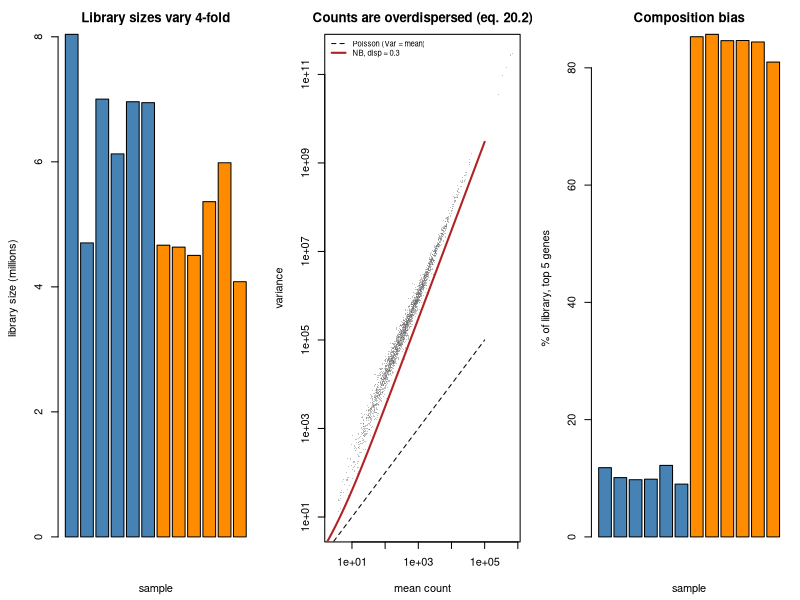

R code for this plot:
#' ---
#' title: "Exercise 2 - A differential expression analysis, end to end"
#' output: html_document
#' ---
#'
#' **Curriculum link:** `stats.md` -> Topics 8, 13, 20, 29
#' **Core modules used:** 08, 13, 20, 30, 39
#'
#' ## The brief
#'
#' You are handed a raw count matrix: 12 samples (6 control, 6 treated).
#' Nobody tells you how it was made. Build the analysis yourself and, at every
#' step, **check the step rather than trusting it**.
#'
#' | Q | Step | The thing that goes wrong |
#' |---|---|---|
#' | 1 | Normalisation | composition bias - a few huge genes distort every library |
#' | 2 | Dispersion | per-gene estimates are hopeless at n = 6 |
#' | 3 | Testing + FDR | the test is fine; calibration and filtering are not |
#' | 4 | Enrichment | inter-gene correlation inflates set-level p-values |
#' | 5 | Negative control | does the whole pipeline return nothing on a null? |
#'
#' Question 5 matters most and is the one almost nobody runs.

#+ setup, message = FALSE
suppressPackageStartupMessages(library(MASS))
MODULE_NAME <- "E2_rnaseq_end_to_end"
OUT <- file.path(Sys.getenv("STATS_OUT", unset = "results"), MODULE_NAME)
dir.create(OUT, recursive = TRUE, showWarnings = FALSE)
header <- function(txt) cat("\n", strrep("=", 72), "\n", txt, "\n",
                            strrep("=", 72), "\n", sep = "")

#' ## The data

#+ data
make_counts <- function(seed = 7, n_per_group = 6, n_genes = 2500, n_de = 200,
                        composition_bias = TRUE) {
  set.seed(seed)
  n <- 2*n_per_group
  group <- rep(0:1, each = n_per_group)
  ## True expression level per gene, log-normal as real data are.
  base <- exp(rnorm(n_genes, 4.0, 1.6))
  ## Mean-dispersion trend: low-count genes are much noisier (eq. 20.3).
  disp <- 0.10 + 18.0/(base + 12.0)
  lfc <- numeric(n_genes)
  de_idx <- sample(n_genes, n_de)
  lfc[de_idx] <- rnorm(n_de, 0, 1.1)
  ## Correlated modules: each responds to the processing BATCH plus a smaller
  ## unmeasured latent factor. Both move all of a module's genes together,
  ## which is what makes genes in a pathway non-independent.
  ##
  ## Batch is balanced within each group, so it is NOT confounded with
  ## treatment - but leaving it out of the design still inflates error rates.
  batch <- rep(rep(0:1, length.out = n_per_group), 2)
  n_mod <- 10; mod_size <- 50
  modules <- list()
  mod_factor <- matrix(0, n_genes, n)
  for (k in seq_len(n_mod)) {
    members <- ((k - 1)*mod_size + 1):(k*mod_size)
    modules[[sprintf("module_%02d", k)]] <- members
    mod_factor[members, ] <- rep(rnorm(1, 0, 0.55)*batch + rnorm(n, 0, 0.18),
                                 each = length(members))
  }
  ## Modules 1 and 2 are genuinely up-regulated; the rest are not.
  for (k in 1:2) {
    lfc[modules[[k]]] <- rnorm(mod_size, 0.9, 0.25)
    de_idx <- union(de_idx, modules[[k]])
  }
  lib <- runif(n, 0.5, 2.0)                    # library size varies 4-fold
  mu <- outer(base, rep(1, n)) * 2^outer(lfc, group) * exp(mod_factor) *
        rep(lib, each = n_genes)
  if (composition_bias) {
    ## 5 genes explode in the treated group: real biology, but it steals
    ## sequencing depth from every other treated gene.
    hogs <- order(base, decreasing = TRUE)[1:5]
    mu[hogs, group == 1] <- mu[hogs, group == 1]*60
  }
  ## Sequencing measures PROPORTIONS: renormalise each column to a fixed total.
  mu <- sweep(mu, 2, colSums(mu), "/") * rep(4e6*lib, each = n_genes)
  counts <- matrix(rnbinom(n_genes*n, size = 1/disp, mu = mu), n_genes)
  list(counts = counts, group = group, batch = batch, lfc_true = lfc,
       is_de = seq_len(n_genes) %in% de_idx, modules = modules,
       disp_true = disp, base = base)
}
header("The count matrix as received")
D <- make_counts()
counts <- D$counts; group <- D$group; batch <- D$batch
cat(sprintf("  %d genes x %d samples (%d control, %d treated)\n",
            nrow(counts), ncol(counts), sum(group == 0), sum(group == 1)))
cat(sprintf("  library sizes (millions): %s\n",
            paste(round(colSums(counts)/1e6, 2), collapse = " ")))
cat(sprintf("  ratio largest/smallest library = %.2f\n",
            max(colSums(counts))/min(colSums(counts))))
cat(sprintf("  median count %.0f, max count %s\n", median(counts),
            format(max(counts), big.mark = ",")))
cat(sprintf("  group : %s\n  batch : %s   <- recorded, balanced within group\n",
            paste(group, collapse = " "), paste(batch, collapse = " ")))

#' ### Q1: Normalisation
#'
#' Compare total-count (CPM), upper-quartile and median-of-ratios size factors
#' (eq. 20.1). Which recovers the truth, and how would you *detect* the
#' problem without knowing the truth?

#+ q1
## ---- YOUR CODE HERE ----------------------------------------------------

## ---- SOLUTION (uncomment to check) -------------------------------------
# sf_total <- function(c) { s <- colSums(c); s/exp(mean(log(s))) }
# sf_uq <- function(c) {
#   q <- apply(c, 2, function(x) quantile(x[x > 0], 0.75))
#   q/exp(mean(log(q)))
# }
# sf_median_ratio <- function(c) {
#   ## DESeq2 median-of-ratios (eq. 20.1). The geometric mean across samples is
#   ## a per-gene REFERENCE; a sample's size factor is the median of its ratios
#   ## to that reference. Because it is a MEDIAN, a handful of exploding genes
#   ## cannot move it.
#   keep <- apply(c > 0, 1, all)          # the geometric mean needs no zeros
#   lc <- log(c[keep,, drop = FALSE])
#   exp(apply(lc - rowMeans(lc), 2, median))
# }
# sfs <- list("total count (CPM)" = sf_total(counts),
#             "upper quartile" = sf_uq(counts),
#             "median of ratios" = sf_median_ratio(counts))
# cat(sprintf("  %-22s%11s%11s%11s\n", "method", "ctrl mean", "trt mean", "trt/ctrl"))
# for (nm in names(sfs)) {
#   s <- sfs[[nm]]
#   cat(sprintf("  %-22s%11.3f%11.3f%11.3f\n", nm, mean(s[group == 0]),
#               mean(s[group == 1]), mean(s[group == 1])/mean(s[group == 0])))
# }
# nde <- !D$is_de
# cat(sprintf("\n  %-22s%32s\n", "method", "median logFC of NON-DE genes"))
# for (nm in names(sfs)) {
#   norm <- sweep(counts, 2, sfs[[nm]], "/")
#   a <- log2(rowMeans(norm[nde, group == 1]) + 1)
#   b <- log2(rowMeans(norm[nde, group == 0]) + 1)
#   cat(sprintf("  %-22s%32.3f\n", nm, median(a - b)))
# }
# ## DIAGNOSIS WITHOUT THE TRUTH: check what share of each library the top
# ## genes consume.
# frac <- apply(counts, 2, function(x) sum(sort(x, decreasing = TRUE)[1:5])/sum(x))
# cat(sprintf("\n  share of library taken by the top 5 genes:\n"))
# cat(sprintf("    control : %.1f%%\n    treated : %.1f%%   <- composition bias\n",
#             100*mean(frac[group == 0]), 100*mean(frac[group == 1])))
#
# ## Total-count normalisation divides by a number the 5 exploding genes
# ## dominate, so every OTHER treated gene is scaled down and looks
# ## DOWN-regulated: the median non-DE logFC moves away from 0. Median-of-ratios
# ## and upper-quartile are robust to a few enormous genes and keep it near 0.
# ## This is why DESeq2/edgeR never use CPM for testing, and why "normalise to
# ## total reads" is wrong whenever composition changes - the same closure
# ## problem as microbiome data (Topic 26).

#' ### Q2: Dispersion
#'
#' Estimate the NB dispersion per gene by method of moments, then shrink it
#' towards a fitted mean-dispersion trend (eq. 20.4). Show numerically why the
#' raw per-gene estimate must not be used at n = 6.

#+ q2
## ---- YOUR CODE HERE ----------------------------------------------------

## ---- SOLUTION (uncomment to check) -------------------------------------
# sf <- sf_median_ratio(counts)
# norm <- sweep(counts, 2, sf, "/")
# keep <- rowMeans(norm) >= 1        # keep almost everything; Q3 studies filtering
# nrm <- norm[keep,, drop = FALSE]; dtrue <- D$disp_true[keep]
# mu_hat <- rowMeans(nrm)
# var_hat <- apply(nrm, 1, var)
# ## NB: Var = mu + disp*mu^2  ->  disp = (Var - mu)/mu^2   (eq. 20.2)
# disp_mom <- pmax((var_hat - mu_hat)/mu_hat^2, 1e-4)
# ## Trend: dispersion as a smooth function of the mean (eq. 20.3), in log space.
# o <- order(mu_hat)
# sm <- stats::filter(log(disp_mom[o]), rep(1/151, 151), sides = 2)
# sm[is.na(sm)] <- log(disp_mom[o])[is.na(sm)]
# disp_trend <- numeric(length(disp_mom)); disp_trend[o] <- exp(sm)
# ## Empirical-Bayes shrinkage towards the trend (eq. 20.4). The weight depends
# ## on the residual degrees of freedom, n - 2 = 10 here. trigamma(df/2) is the
# ## sampling variance of a log-variance estimate - NOT 2/df.
# dfres <- ncol(counts) - 2
# logres <- log(disp_mom) - log(disp_trend)
# prior_var <- max(var(logres) - trigamma(dfres/2), 0.01)
# wt <- prior_var/(prior_var + trigamma(dfres/2))
# disp_shrunk <- exp(log(disp_trend) + wt*logres)
# cat(sprintf("  %d genes kept (mean normalised count >= 1)\n", sum(keep)))
# cat(sprintf("  residual df = %d, shrinkage weight towards the trend = %.2f\n",
#             dfres, 1 - wt))
# cat(sprintf("\n  %-26s%18s%18s\n", "estimator", "corr with truth", "median |error|"))
# for (nm in list(c("per-gene MoM", "disp_mom"), c("trend only", "disp_trend"),
#                 c("shrunk (empirical Bayes)", "disp_shrunk"))) {
#   est <- get(nm[2])
#   cat(sprintf("  %-26s%18.3f%18.3f\n", nm[1], cor(log(est), log(dtrue)),
#               median(abs(log(est) - log(dtrue)))))
# }
#
# ## With 10 residual degrees of freedom a variance estimate has a relative
# ## standard error of about sqrt(2/10) = 45%, so the per-gene dispersion is
# ## extremely noisy - and worst exactly where it hurts, in the low-count genes.
# ## Shrinking each gene towards a trend fitted across thousands of genes
# ## borrows strength (Topic 33) and is the single reason DESeq2/edgeR work at
# ## n = 3-6.

#' ### Q3: Testing, calibration and FDR
#'
#' Fit a negative-binomial GLM per gene with a size-factor offset. Check
#' whether the TEST is calibrated before trusting the FDR, then show what
#' independent filtering buys.

#+ q3
## ---- YOUR CODE HERE ----------------------------------------------------

## ---- SOLUTION (uncomment to check) -------------------------------------
# kept_idx <- which(keep)
# truth_kept <- D$is_de[kept_idx]
# in_mod <- kept_idx %in% unlist(D$modules)
# off <- log(sf)
# fit_all <- function(use_batch, test = c("lrt", "wald")) {
#   test <- match.arg(test)
#   p <- rep(1, length(kept_idx)); lfc <- numeric(length(kept_idx))
#   for (i in seq_along(kept_idx)) {
#     yv <- counts[kept_idx[i], ]
#     fam <- MASS::negative.binomial(theta = 1/disp_shrunk[i])
#     d1 <- if (use_batch) data.frame(yv, group, batch) else data.frame(yv, group)
#     f1 <- try(glm(yv ~ ., fam, data = d1, offset = off), silent = TRUE)
#     if (inherits(f1, "try-error")) next
#     lfc[i] <- coef(f1)["group"]/log(2)
#     if (test == "wald") {
#       ## dispersion = 1 is ESSENTIAL: negative.binomial() is not on
#       ## summary.glm's "known dispersion" list, so by default summary()
#       ## estimates an EXTRA scale parameter and switches to a t reference.
#       p[i] <- coef(summary(f1, dispersion = 1))["group", 4]
#     } else {
#       d0 <- if (use_batch) data.frame(yv, batch) else data.frame(yv)
#       f0 <- try(glm(yv ~ ., fam, data = d0, offset = off), silent = TRUE)
#       if (inherits(f0, "try-error")) next
#       p[i] <- pchisq(f0$deviance - f1$deviance, 1, lower.tail = FALSE)
#     }
#   }
#   list(p = p, lfc = lfc)
# }
# ## --- (a) Is the TEST calibrated? Measure the null p-value rate directly. ---
# cat("  Rate of p < 0.05 among genes with NO true effect (should be 0.05):\n\n")
# cat(sprintf("  %-20s%-8s%12s%12s%12s\n", "design", "test", "all nulls",
#             "in module", "elsewhere"))
# cal <- list()
# for (dn in c("~ group", "~ group + batch")) {
#   for (tn in c("wald", "lrt")) {
#     r <- fit_all(use_batch = (dn == "~ group + batch"), test = tn)
#     cal[[paste(dn, tn)]] <- r
#     nul <- !truth_kept
#     cat(sprintf("  %-20s%-8s%12.4f%12.4f%12.4f\n", dn, toupper(tn),
#                 mean(r$p[nul] < 0.05), mean(r$p[nul & in_mod] < 0.05),
#                 mean(r$p[nul & !in_mod] < 0.05)))
#   }
# }
# ## WALD is anticonservative here and the LRT is closer to nominal. A Wald test
# ## uses the curvature of the likelihood AT THE ESTIMATE; with 12 samples that
# ## quadratic approximation is poor and it errs towards small p-values (the
# ## extreme case is the Hauck-Donner effect, Topic 13). Prefer the LRT at small
# ## n - it is what edgeR's glmLRT does.
# ##
# ## Also note that module genes are only modestly worse than the rest (about
# ## 0.087 vs 0.069), despite carrying a whole extra source of variation. The
# ## dispersion was estimated FROM THESE DATA, so the batch-driven spread inside
# ## each module was absorbed into a larger per-gene dispersion. Unmodelled
# ## structure gets LAUNDERED into the variance estimate. That protects the type
# ## I error - and costs POWER, since real effects in those genes are now tested
# ## against an inflated variance.
#
# ## --- (b) Independent filtering, using the best-calibrated test. ---
# best <- cal[["~ group + batch lrt"]]
# pvals <- best$p
# report <- function(name, mask) {
#   q <- rep(1, length(pvals)); q[mask] <- p.adjust(pvals[mask], "BH")
#   disc <- q < 0.05
#   cat(sprintf("  %-36s%8d%9d%8.3f%8.3f\n", name, sum(mask), sum(disc),
#               sum(disc & !truth_kept)/max(sum(disc), 1),
#               sum(disc & truth_kept)/sum(truth_kept)))
# }
# cat(sprintf("\n  %-36s%8s%9s%8s%8s\n", "analysis (LRT, ~ group + batch)",
#             "tested", "discov.", "FDP", "power"))
# report("no filtering", rep(TRUE, length(pvals)))
# for (th in c(5, 30, 100)) report(sprintf("independent filter: mean >= %d", th),
#                                  mu_hat >= th)
#
# ## Filtering barely changes anything here, and the reason is worth knowing:
# ## this simulation has very few genes near zero - about 1% below a mean count
# ## of 5 - so there is almost nothing to remove. In real RNA-seq 30-50% of
# ## annotated genes are effectively unexpressed in any given tissue, and
# ## dropping them removes a third or more of the multiplicity burden for free.
# ## That is where independent filtering earns its keep.
# ##
# ## What the table DOES show is that filtering does not break anything: FDP and
# ## power stay flat as the threshold rises, until it climbs high enough to
# ## start discarding real signal and power falls.
# ##
# ## It is legitimate only because mean count is independent of the p-value
# ## under the null. Filter on the observed fold change instead and FDR control
# ## collapses - the adjective in "INDEPENDENT filtering" is load-bearing.
# ##
# ## Finally, note the realised FDP sits above the nominal 0.05. BH controls the
# ## EXPECTED FDP over repeated experiments, not the FDP of your one gene list,
# ## and a mildly liberal test plus correlated genes pushes a single realisation
# ## up. Calibration is something to CHECK, not assume.

#' ### Q4: Enrichment on your own result
#'
#' Test each module for enrichment, naively and with a CAMERA-style variance
#' inflation factor (eq. 29.5). Two modules are genuinely up-regulated.

#+ q4
## ---- YOUR CODE HERE ----------------------------------------------------

## ---- SOLUTION (uncomment to check) -------------------------------------
# ## Work on a z-scale: turn each gene's p-value and sign into a z.
# z <- sign(best$lfc)*qnorm(pmax(pvals, 1e-300)/2, lower.tail = FALSE)
# logn <- log2(norm[kept_idx,, drop = FALSE] + 1)
# gene_pos <- setNames(seq_along(kept_idx), kept_idx)
# set_test <- function(members) {
#   idx <- gene_pos[as.character(intersect(members, kept_idx))]
#   idx <- idx[!is.na(idx)]
#   if (length(idx) < 10) return(NULL)
#   m <- length(idx); zs <- z[idx]
#   ## Naive: assumes the m genes are independent.
#   t_naive <- mean(zs)/(sd(z)/sqrt(m))
#   ## CAMERA: estimate the mean inter-gene correlation from residuals and
#   ## inflate the variance by VIF = 1 + (m-1)*rhobar (eq. 29.5).
#   sub <- logn[idx,, drop = FALSE]
#   resid <- sub - rowMeans(sub)
#   resid <- resid/(apply(resid, 1, sd) + 1e-9)
#   Cm <- cor(t(resid))
#   rho_bar <- (sum(Cm) - m)/(m*(m - 1))
#   vif <- 1 + (m - 1)*rho_bar
#   list(m = m, rho = rho_bar, vif = vif,
#        p_naive = 2*pnorm(abs(t_naive), lower.tail = FALSE),
#        p_cam = 2*pnorm(abs(t_naive/sqrt(max(vif, 1e-6))), lower.tail = FALSE))
# }
# cat(sprintf("  %-12s%6s%10s%8s%12s%12s%8s\n", "module", "size", "rho-bar",
#             "VIF", "naive p", "CAMERA p", "truth"))
# rows <- list()
# for (nm in names(D$modules)) {
#   r <- set_test(D$modules[[nm]])
#   if (is.null(r)) next
#   tr <- if (nm %in% c("module_01", "module_02")) "UP" else "-"
#   rows[[nm]] <- c(r$p_naive, r$p_cam, tr == "UP")
#   cat(sprintf("  %-12s%6d%10.3f%8.1f%12.2e%12.2e%8s\n", nm, r$m, r$rho,
#               r$vif, r$p_naive, r$p_cam, tr))
# }
# R <- do.call(rbind, rows); thresh <- 0.05/nrow(R)
# cat(sprintf("\n  Bonferroni over %d sets:\n", nrow(R)))
# cat(sprintf("    naive : %d significant, %d of them FALSE\n",
#             sum(R[, 1] < thresh), sum(R[, 1] < thresh & R[, 3] == 0)))
# cat(sprintf("    CAMERA: %d significant, %d of them FALSE\n",
#             sum(R[, 2] < thresh), sum(R[, 2] < thresh & R[, 3] == 0)))
#
# ## Every module is internally correlated by construction, so the naive test -
# ## which divides by sqrt(m) as if the genes were independent - understates the
# ## variance of the set mean and can fire on modules with no true signal.
# ## Dividing by sqrt(VIF) restores calibration, at the cost of some power.
# ## This is the SAME correction as the design effect in E1: correlated genes
# ## and correlated cells are one problem wearing two hats.

#' ### Q5: The negative control
#'
#' Run the pipeline on **permuted** group labels. A correct pipeline finds
#' essentially nothing - but only if the permutation respects the structure.

#+ q5
## ---- YOUR CODE HERE ----------------------------------------------------

## ---- SOLUTION (uncomment to check) -------------------------------------
# ## Permutation is expensive: every run refits two GLMs per gene. Use a random
# ## subset of genes - the discovery COUNT scales with it, but the comparison
# ## between permutation schemes, which is what we care about, does not.
# set.seed(3)
# perm_genes <- sort(sample(length(kept_idx), 700))
# pipeline <- function(labels, use_batch) {
#   p <- rep(1, length(perm_genes))
#   for (j in seq_along(perm_genes)) {
#     i <- perm_genes[j]; yv <- counts[kept_idx[i], ]
#     fam <- MASS::negative.binomial(theta = 1/disp_shrunk[i])
#     d1 <- if (use_batch) data.frame(yv, g = labels, batch) else data.frame(yv, g = labels)
#     d0 <- if (use_batch) data.frame(yv, batch) else data.frame(yv)
#     f1 <- try(glm(yv ~ ., fam, data = d1, offset = off), silent = TRUE)
#     f0 <- try(glm(yv ~ ., fam, data = d0, offset = off), silent = TRUE)
#     if (inherits(f1, "try-error") || inherits(f0, "try-error")) next
#     p[j] <- pchisq(f0$deviance - f1$deviance, 1, lower.tail = FALSE)
#   }
#   sum(p.adjust(p, "BH") < 0.05)
# }
# permute_free <- function() sample(group)
# permute_within_batch <- function() {
#   ## Shuffle labels WITHIN each batch, so the permuted design stays balanced
#   ## with respect to batch - the only valid null here.
#   lab <- group
#   for (b in unique(batch)) lab[batch == b] <- sample(group[batch == b])
#   lab
# }
# n_real <- pipeline(group, TRUE)
# cat(sprintf("  real labels, design ~ group + batch : %d discoveries among %d genes\n\n",
#             n_real, length(perm_genes)))
# cat(sprintf("  %-24s%-18s%7s%6s  runs\n", "permutation scheme", "design",
#             "mean", "max"))
# for (pn in c("free (ignores batch)", "within batch")) {
#   pf <- if (pn == "within batch") permute_within_batch else permute_free
#   for (dn in c("~ group", "~ group + batch")) {
#     hits <- replicate(6, pipeline(pf(), dn == "~ group + batch"))
#     cat(sprintf("  %-24s%-18s%7.1f%6d  %s\n", pn, dn, mean(hits), max(hits),
#                 paste(hits, collapse = " ")))
#   }
# }
#
# ## Read these against the discoveries the REAL labels produce. Every scheme
# ## collapses to a handful of genes, so the pipeline passes its negative
# ## control: it is not manufacturing signal out of nothing. That is the first
# ## thing to establish, and most published pipelines never establish it.
# ##
# ## Read the rows against each other. One is clearly the worst: permuting
# ## freely AND leaving batch out of the design. Fixing EITHER of those -
# ## permuting within batch, or putting batch in the design - brings it back
# ## down, and doing both is no better than doing one. The nuisance structure
# ## has to be accounted for somewhere; it does not much matter where. The
# ## differences are modest here only because batch was balanced within group
# ## by design; under a confounded design (E1) they would not be.
# ##
# ## Look at the MAXIMUM, not just the mean. Most permutations return zero, but
# ## the occasional one returns several - those are the runs where the shuffled
# ## labels lined up with batch. A negative control must be run MANY times: one
# ## permutation returning 0 proves nothing.
# ##
# ## Two rules worth keeping:
# ##   * permute within the strata that structure the data (batch, subject,
# ##     litter, plate) - the exchangeability rule from Module 07;
# ##   * put known nuisance variables in the DESIGN.

#' ## Debrief

#+ debrief
header("The generative truth")
cat(sprintf("  %d of %d genes are truly differential.\n", sum(D$is_de), nrow(counts)))
cat("  Dispersion follows 0.10 + 18/(mean + 12): low-count genes are far noisier.
  Modules 01 and 02 (50 genes each) are genuinely up-regulated; modules 03-10
  are correlated but NOT differential - they exist to catch a naive set test.
  All 10 modules respond to the processing BATCH, which is recorded and
  balanced within each arm - so it biases nothing, but it correlates genes and
  must appear in the design and in any permutation scheme.
  5 very high-expression genes are multiplied 60x in the treated group, which
  is real biology but creates composition bias in the total-count normaliser.

  The pipeline in order, and what each step protects you from:

    normalisation  -> composition bias (a median-based factor, never CPM)
    dispersion     -> the impossibility of estimating variance at n = 6
    testing        -> the mean-variance relationship of counts (NB, not t)
    filtering      -> multiplicity burden from genes with no power
    enrichment     -> inter-gene correlation (eq. 29.5 = eq. 1.8)
    permutation    -> everything you forgot\n")

png(file.path(OUT, "rnaseq_pipeline.png"), width = 1250, height = 420, res = 110)
par(mfrow = c(1, 3), mar = c(4.4, 4.4, 2.6, 1))
barplot(colSums(counts)/1e6, col = c("steelblue", "darkorange")[group + 1],
        xlab = "sample", ylab = "library size (millions)",
        main = "Library sizes vary 4-fold")
mu_p <- rowMeans(counts) + 1; var_p <- apply(counts, 1, var) + 1
plot(mu_p, var_p, pch = 16, cex = 0.25, col = adjustcolor("grey40", 0.4),
     log = "xy", xlab = "mean count", ylab = "variance",
     main = "Counts are overdispersed (eq. 20.2)")
gx <- 10^seq(0, 5, length.out = 50)
lines(gx, gx, lty = 2); lines(gx, gx + 0.3*gx^2, col = "firebrick", lwd = 2)
legend("topleft", c("Poisson (Var = mean)", "NB, disp = 0.3"),
       lty = c(2, 1), col = c("black", "firebrick"), lwd = c(1, 2), bty = "n",
       cex = 0.7)
frac <- apply(counts, 2, function(x) sum(sort(x, decreasing = TRUE)[1:5])/sum(x))
barplot(100*frac, col = c("steelblue", "darkorange")[group + 1],
        xlab = "sample", ylab = "% of library, top 5 genes",
        main = "Composition bias")
invisible(dev.off())
cat("Figure written to", file.path(OUT, "rnaseq_pipeline.png"), "\n")

#' ## What to take away
#'
#' 1. Normalise with a **robust** size factor. Total-count normalisation breaks
#'    exactly when the biology is interesting.
#' 2. You cannot estimate a per-gene variance at $n=6$. Shrink towards a trend.
#' 3. Check that the test is calibrated before trusting the FDR; prefer the
#'    LRT to Wald at small $n$.
#' 4. Independent filtering raises power for free; filtering on anything
#'    correlated with the test statistic destroys FDR control.
#' 5. Set-level tests must account for inter-gene correlation.
#' 6. **Permute the labels and re-run** - within the right strata.
#'
#' **Next:** `E3_prediction_audit.R`
